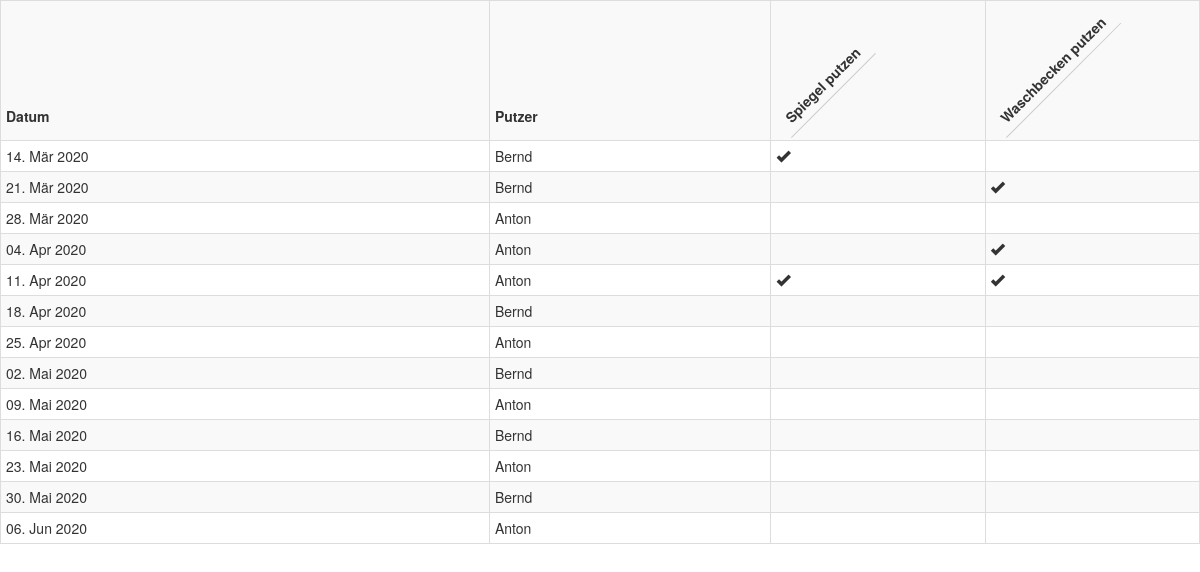
Page /putzplan/bad/ab2619/druckansicht/ (signed in) on the committed database.
### webinterface/models.py (models this page shows, shortened)
class TaskTemplate(models.Model):
    task_name = models.CharField(max_length=20)
    task_help_text = models.CharField(max_length=200, default="", null=True)
    start_days_before = models.IntegerField(choices=[(0, ''), (1, ''), (2, ''), (3, ''), (4, ''), (5, ''), (6, '')])
    end_days_after = models.IntegerField(choices=[(0, ''), (1, ''), (2, ''), (3, ''), (4, ''), (5, ''), (6, '')])
    schedule = models.ForeignKey(Schedule, on_delete=models.CASCADE, editable=False)
    task_disabled = models.BooleanField(default=False)
    objects = TaskTemplateQuerySet.as_manager()
    def __init__(self, *args, **kwargs):
        super(TaskTemplate, self).__init__(*args, **kwargs)
        self.previous_disabled = self.task_disabled
    def __str__(self):
        return self.task_name

class CleaningWeek(models.Model):
    class Meta:
        ordering = ('-week',)
        unique_together = ('week', 'schedule')
    week = models.IntegerField(editable=False)
    excluded = models.ManyToManyField(Cleaner)
    schedule = models.ForeignKey(Schedule, on_delete=models.CASCADE, editable=False)
    tasks_valid = models.BooleanField(default=False)
    assignments_valid = models.BooleanField(default=False)
    disabled = models.BooleanField(default=False)
    objects = CleaningWeekQuerySet.as_manager()
    def __init__(self, *args, **kwargs):
        super().__init__(*args, **kwargs)
    def assignment_date(self):
        return epoch_week_to_monday(self.week) + datetime.timedelta(days=self.schedule.weekday)
    def completed_tasks(self) -> QuerySet:
        return self.task_set.exclude(cleaned_by__isnull=True)
    def completed_tasks__as_templates(self) -> list:
        return [x.template for x in self.completed_tasks()]
    def assigned_cleaners(self) -> list:
        return [x.cleaner for x in self.assignment_set.all()]

class Schedule(models.Model):
    class Meta:
        ordering = ('cleaners_per_date',)
    name = models.CharField(max_length=20, unique=True)
    slug = models.CharField(max_length=20, unique=True)
    CLEANERS_PER_DATE_CHOICES = ((1, 'Einen'), (2, 'Zwei'))
    cleaners_per_date = models.IntegerField(default=1, choices=CLEANERS_PER_DATE_CHOICES)
    WEEKDAYS = ((0, 'Montag'), (1, 'Dienstag'), (2, 'Mittwoch'), (3, 'Donnerstag'),
                (4, 'Freitag'), (5, 'Samstag'), (6, 'Sonntag'))
    weekday = models.IntegerField(default=6, choices=WEEKDAYS)
    FREQUENCY_CHOICES = ((1, 'Jede Woche'), (2, 'Gerade Wochen'), (3, 'Ungerade Wochen'))
    frequency = models.IntegerField(default=1, choices=FREQUENCY_CHOICES)
    disabled = models.BooleanField(default=False)
    objects = ScheduleQuerySet.as_manager()
    def __init__(self, *args, **kwargs):
        super(Schedule, self).__init__(*args, **kwargs)
        self.previous_cleaners_per_date = self.cleaners_per_date
        self.previous_frequency = self.frequency
    """
    Creates assignments cover a timespan and has several more options.

    Week numbers must be epoch week numbers as returned by date_to_epoch_week().
    @param start_week: First week number on which a new Assignment will be created.
    @param end_week: Last week number on which a new Assignment will be created
    @param mode Sets the mode of creation:
    - 1(default): Delete existing Assignments and CleaningDays and regenerate them throughout time frame
    - 2: Keep existing Assignments and only create new ones where there are none already
    - 3: Only reassign Assignments on existing CleaningDays, don't generate new CleaningDays
    """

class Cleaner(models.Model):
    class Meta:
        ordering = ('name',)
    user = models.ForeignKey(User, on_delete=models.CASCADE, null=True)
    name = models.CharField(max_length=20, unique=True)
    slug = models.CharField(max_length=20, unique=True)
    time_zone = models.CharField(max_length=30, default="Europe/Berlin")
    slack_id = models.CharField(max_length=10, default='')
    PREFERENCE = ((1, 'Ich möchte immer nur einen Putzdienst auf einmal machen müssen.'),
                  (2, 'Ich möchte höchstens zwei Putzdienste auf einmal machen müssen.'),
                  (3, 'Mir ist es egal, wie viele Putzdienste ich auf einmal habe.'))
    preference = models.IntegerField(choices=PREFERENCE, default=2)
    objects = CleanerQuerySet.as_manager()
    def __str__(self):
        return self.name

### webinterface/views.py (the view)
# urls.py: path('putzplan/<slug:slug>/ab<int:week>/druckansicht/', login_required(SchedulePrintView.as_view()),
class SchedulePrintView(TemplateView):
    template_name = "webinterface/schedule_print.html"
    def get_context_data(self, **kwargs):
        schedule = Schedule.objects.get(slug=kwargs['slug'])
        context = {'schedule': schedule,
                   'cleaning_weeks': schedule.cleaningweek_set.filter(week__gte=kwargs['week']).order_by('week'),
                   'task_templates': schedule.tasktemplate_set.enabled()}
        return context

### webinterface/models.py (called while the page is built)
def epoch_week_to_monday(week: int) -> datetime.date:
    epoch_seconds = ((week * 7) - 3) * 24 * 60 * 60
    return datetime.date.fromtimestamp(time.mktime(time.gmtime(epoch_seconds)))

    def enabled(self):
        return self.filter(task_disabled=False)

### webinterface/templates/webinterface/schedule_print.html (shortened to what this page needs)
{% extends "webinterface/base.html" %}
{% load crispy_forms_tags %}
{% block body %}
    <table class="table table-condensed table-bordered table-striped">
        <tr>
            <th class="text_bottom"><div><span>Datum</span></div></th>
            <th class="text_bottom"><div><span>Putzer</span></div></th>
            {% for task_template in task_templates %}
                <th class="rotate"><div><span>{{ task_template }}</span></div></th>
            {% endfor %}
        </tr>
        {% for cleaning_week in cleaning_weeks %}
            <tr>
                <td>{{ cleaning_week.assignment_date|date:"d. M Y" }}</td>
                <td>
                    {% for cleaner in cleaning_week.assigned_cleaners %}
                        {{ cleaner }}
                    {% endfor %}
                </td>
                {% for task_template in task_templates %}
                    {% if task_template in cleaning_week.completed_tasks__as_templates %}
                        <td><span class="glyphicon glyphicon-ok"></span></td>
                    {% else %}
                        <td> </td>
                    {% endif %}
                {% endfor %}
            </tr>
        {% endfor %}
    </table>
{% endblock %}

### webinterface/templates/webinterface/schedule_print.html (style rules this page uses)
th.rotate { height: 140px; white-space: nowrap; }
th.rotate > div { transform: translate(0px, 100px) rotate(315deg); width: 30px; }
th.text_bottom > div { transform: translate(0px, 100px); }
th.rotate > div > span { border-bottom: 1px solid #ccc; padding: 5px 10px; }

### rows in the picture
TaskTemplate: task_name "Spiegel putzen"
TaskTemplate: task_name "Waschbecken putzen"
CleaningWeek: assignment_date "14. Mär 2020"
Cleaner: name "Bernd"
CleaningWeek: assignment_date "21. Mär 2020"
CleaningWeek: assignment_date "28. Mär 2020"
Cleaner: name "Anton"
CleaningWeek: assignment_date "04. Apr 2020"
CleaningWeek: assignment_date "11. Apr 2020"
CleaningWeek: assignment_date "18. Apr 2020"
CleaningWeek: assignment_date "25. Apr 2020"
CleaningWeek: assignment_date "02. Mai 2020"
CleaningWeek: assignment_date "09. Mai 2020"
CleaningWeek: assignment_date "16. Mai 2020"
CleaningWeek: assignment_date "23. Mai 2020"
CleaningWeek: assignment_date "30. Mai 2020"
CleaningWeek: assignment_date "06. Jun 2020"
